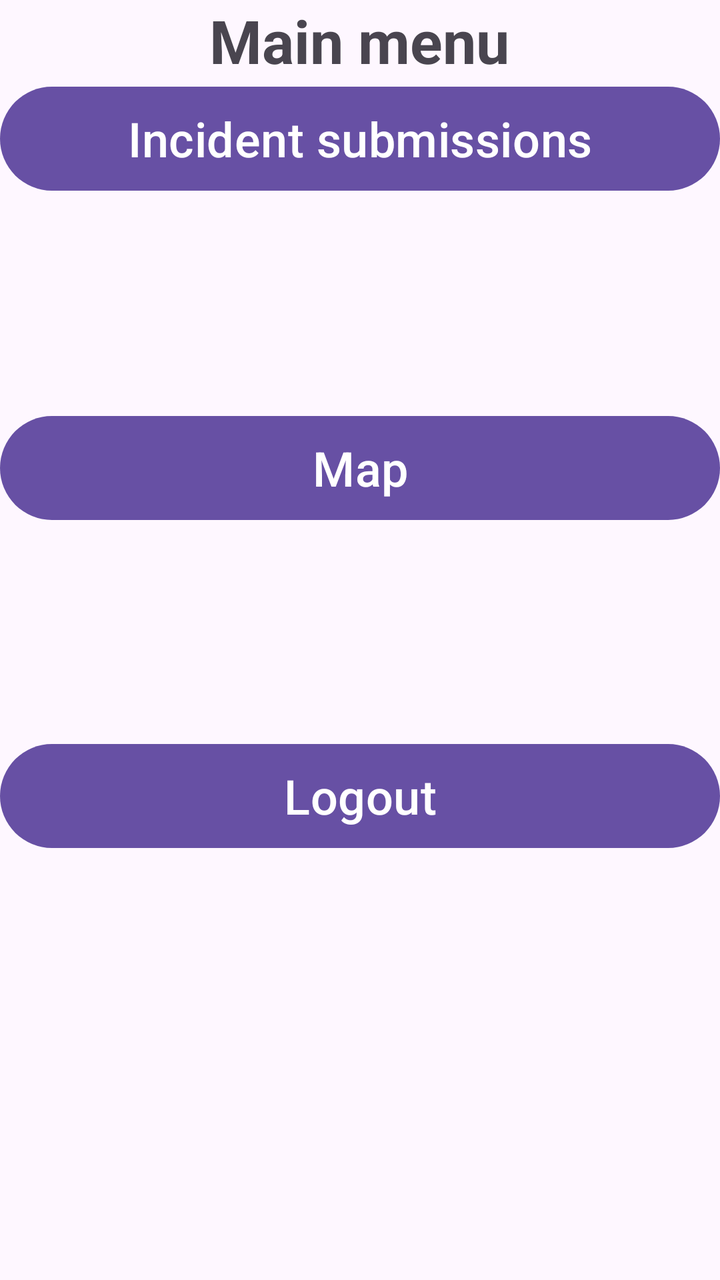
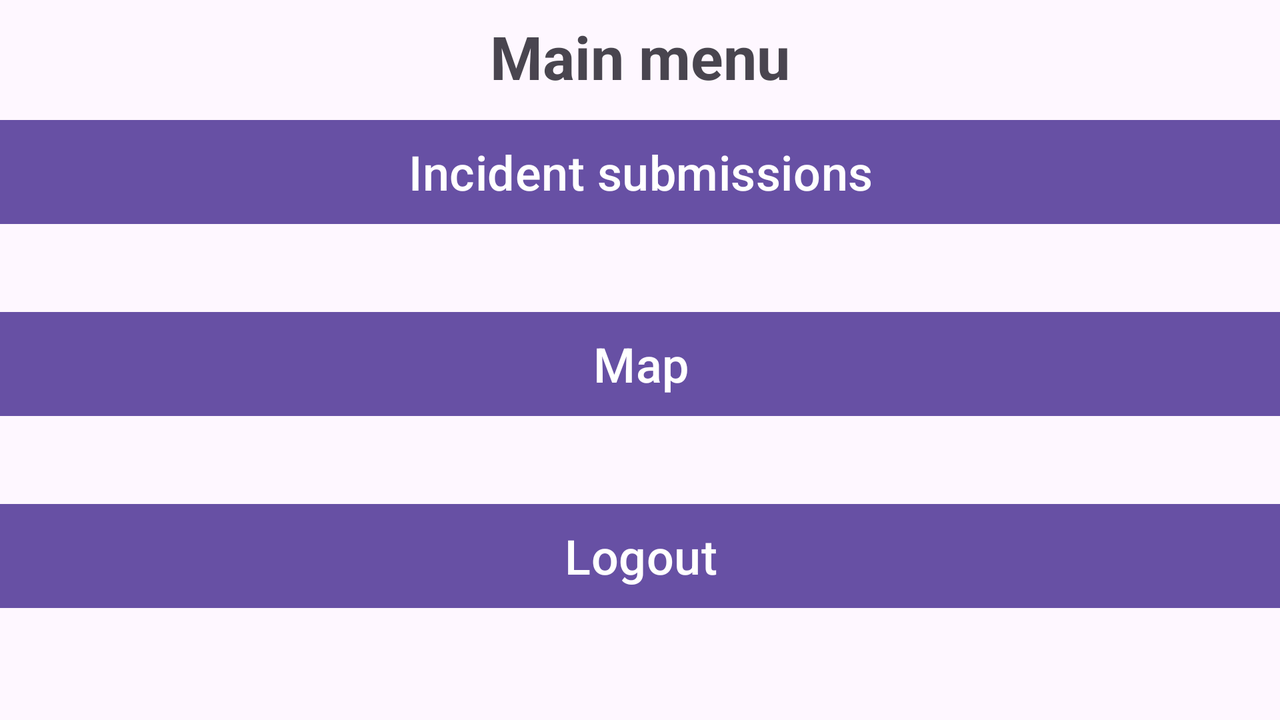

Compare how this app lays out the same screen by default and in its alternative resource folder. The renders come first, then the two layout files and the values they reference.
<!-- AndroidManifest.xml: application theme Theme.SmartAlertProject -->
<!-- res/layout/fragment_main_menu_officer.xml -->
<?xml version="1.0" encoding="utf-8"?>
<FrameLayout xmlns:android="http://schemas.android.com/apk/res/android"
xmlns:app="http://schemas.android.com/apk/res-auto"
xmlns:tools="http://schemas.android.com/tools"
android:layout_width="match_parent"
android:layout_height="match_parent"
tools:context=".officerFragments.MainMenuOfficerFragment">

    <androidx.constraintlayout.widget.ConstraintLayout
        android:layout_width="match_parent"
        android:layout_height="match_parent"
        tools:layout_editor_absoluteX="0dp"
        tools:layout_editor_absoluteY="43dp">

        <Button
            android:id="@+id/button_go_to_submissions"
            android:layout_width="0dp"
            android:layout_height="60dp"
            android:layout_marginBottom="104dp"
            android:text="@string/buttonSubOfficerText"
            android:textSize="24sp"
            app:layout_constraintBottom_toTopOf="@+id/button_go_to_map"
            app:layout_constraintEnd_toEndOf="parent"
            app:layout_constraintHorizontal_bias="0.0"
            app:layout_constraintStart_toStartOf="parent"
            app:layout_constraintTop_toTopOf="parent"
            app:layout_constraintVertical_bias="0.984" />

        <Button
            android:id="@+id/button_go_to_map"
            android:layout_width="0dp"
            android:layout_height="60dp"
            android:layout_marginBottom="104dp"
            android:text="@string/buttonMapOfficerText"
            android:textSize="24sp"
            app:layout_constraintBottom_toTopOf="@+id/button_logout"
            app:layout_constraintEnd_toEndOf="parent"
            app:layout_constraintHorizontal_bias="0.0"
            app:layout_constraintStart_toStartOf="parent" />

        <TextView
            android:id="@+id/text_mm_header_off"
            android:layout_width="wrap_content"
            android:layout_height="wrap_content"
            android:text="@string/main_menu"
            android:textSize="30sp"
            android:textStyle="bold"
            app:layout_constraintBottom_toTopOf="@+id/button_go_to_submissions"
            app:layout_constraintEnd_toEndOf="parent"
            app:layout_constraintHorizontal_bias="0.498"
            app:layout_constraintStart_toStartOf="parent"
            app:layout_constraintTop_toTopOf="parent"
            app:layout_constraintVertical_bias="0.598" />

        <Button
            android:id="@+id/button_logout"
            android:layout_width="0dp"
            android:layout_height="60dp"
            android:layout_marginBottom="212dp"
            android:text="@string/logout"
            android:textSize="24sp"
            app:layout_constraintBottom_toBottomOf="parent"
            app:layout_constraintEnd_toEndOf="parent"
            app:layout_constraintHorizontal_bias="0.0"
            app:layout_constraintStart_toStartOf="parent" />

    </androidx.constraintlayout.widget.ConstraintLayout>
</FrameLayout>
<!-- resources referenced by this layout -->
<resources>
  <string name="buttonMapOfficerText">Map</string>
  <string name="buttonSubOfficerText">Incident submissions</string>
  <string name="logout">Logout</string>
  <string name="main_menu">Main menu</string>
  <!-- from res/values-v23/ -->
  <style name="Theme.SmartAlertProject" parent="Base.Theme.SmartAlertProject">
          
          <item name="android:navigationBarColor">@android:color/transparent</item>
          <item name="android:statusBarColor">@android:color/transparent</item>
          <item name="android:windowLightStatusBar">?attr/isLightTheme</item>
      </style>
  <style name="Base.Theme.SmartAlertProject" parent="Theme.Material3.DayNight.NoActionBar">
          
          
      </style>
</resources>
<!-- res/layout-land/fragment_main_menu_officer.xml (the repository's variant of the layout above) -->
<!-- drawn on the phone turned sideways -->
<?xml version="1.0" encoding="utf-8"?>
<FrameLayout xmlns:android="http://schemas.android.com/apk/res/android"
xmlns:app="http://schemas.android.com/apk/res-auto"
xmlns:tools="http://schemas.android.com/tools"
android:layout_width="match_parent"
android:layout_height="match_parent"
tools:context=".officerFragments.MainMenuOfficerFragment">

<androidx.constraintlayout.widget.ConstraintLayout
    android:layout_width="match_parent"
    android:layout_height="match_parent">

    <Button
        android:id="@+id/button_go_to_submissions"
        android:layout_width="700dp"
        android:layout_height="60dp"
        android:layout_marginBottom="36dp"
        android:text="@string/buttonSubOfficerText"
        android:textSize="24sp"
        app:layout_constraintBottom_toTopOf="@+id/button_go_to_map"
        app:layout_constraintEnd_toEndOf="parent"
        app:layout_constraintStart_toStartOf="parent" />

    <Button
        android:id="@+id/button_logout"
        android:layout_width="700dp"
        android:layout_height="60dp"
        android:layout_marginBottom="52dp"
        android:text="@string/logout"
        android:textSize="24sp"
        app:layout_constraintBottom_toBottomOf="parent"
        app:layout_constraintEnd_toEndOf="parent"
        app:layout_constraintStart_toStartOf="parent" />

    <Button
        android:id="@+id/button_go_to_map"
        android:layout_width="700dp"
        android:layout_height="60dp"
        android:layout_marginBottom="36dp"
        android:text="@string/buttonMapOfficerText"
        android:textSize="24sp"
        app:layout_constraintBottom_toTopOf="@+id/button_logout"
        app:layout_constraintEnd_toEndOf="parent"
        app:layout_constraintStart_toStartOf="parent" />

    <TextView
        android:id="@+id/text_mm_header_off"
        android:layout_width="wrap_content"
        android:layout_height="wrap_content"
        android:text="@string/main_menu"
        android:textSize="30sp"
        android:textStyle="bold"
        app:layout_constraintBottom_toTopOf="@+id/button_go_to_submissions"
        app:layout_constraintEnd_toEndOf="parent"
        app:layout_constraintStart_toStartOf="parent"
        app:layout_constraintTop_toTopOf="parent"
        app:layout_constraintVertical_bias="0.5" />

</androidx.constraintlayout.widget.ConstraintLayout>
</FrameLayout>
